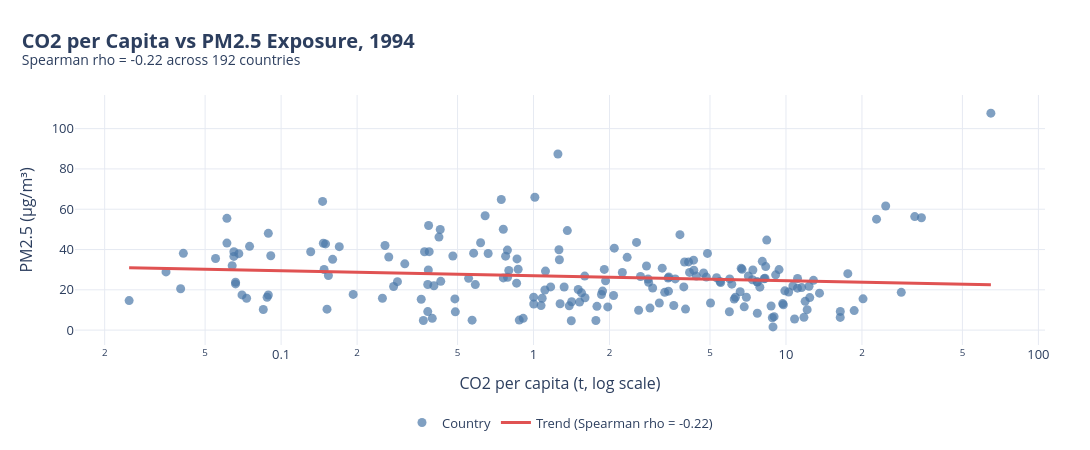

This figure's notebook cell:
### Markdown cell above
### Q2. Do countries with higher CO2 per capita have higher PM2.5?

### Code cell
yr = cdf.dropna(subset=[C_PM, C_PC]).groupby(C_YEAR).size().idxmax()
s = cdf[cdf[C_YEAR] == yr].dropna(subset=[C_PM, C_PC])
s = s[s[C_PC] > 0]
rho = s[C_PC].corr(s[C_PM], method="spearman")
m, b = np.polyfit(np.log10(s[C_PC]), s[C_PM], 1)
xs = np.linspace(s[C_PC].min(), s[C_PC].max(), 100)

# ---- graph ----
fig = go.Figure()
fig.add_trace(go.Scatter(x=s[C_PC], y=s[C_PM], mode="markers", name="Country",
                         text=s[C_COUNTRY], marker=dict(size=9, color=BLUE, opacity=0.7)))
fig.add_trace(go.Scatter(x=xs, y=m * np.log10(xs) + b, mode="lines", name=f"Trend (Spearman rho = {rho:.2f})",
                         line=dict(color=RED, width=3)))
style(fig, f"CO2 per Capita vs PM2.5 Exposure, {yr}",
      f"Spearman rho = {rho:.2f} across {len(s)} countries", "CO2 per capita (t, log scale)", "PM2.5 (µg/m³)")
fig.update_xaxes(type="log")
fig.show()

# ---- summary ----
rel = "a weak or negative" if rho < 0.2 else "a moderate positive"
explain = ("High-income, high-CO2 countries often have relatively clean air because of emission controls, while many "
           "low-emitting countries face high PM2.5 from solid-fuel cooking, dust and industry."
           if rho < 0.3 else "Higher-emitting countries tend to also have higher PM2.5.")
summary = f"""
Across {len(s)} countries in {yr}, the rank correlation is {rho:.2f}, i.e. {rel} relationship.
{explain}
CO2 per capita is therefore a poor predictor of local air quality.
""".strip()
print(summary)
save_report(TOPIC, "q2", "Do countries with higher CO2 per capita have higher PM2.5?", fig, summary)

### Figure 1 — Plotly figure (JSON) as saved in the notebook; plotly's stock layout.template omitted (floating-point values rounded to 4 significant figures; data arrays with more than 128 entries replaced by an {"elided": "..."} marker saying what was removed)
{"data": [{"marker": {"color": "#4a78a8", "opacity": 0.7, "size": 9}, "mode": "markers", "name": "Country", "text": {"elided": "192 str values"}, "type": "scatter", "x": {"elided": "192 float values"}, "y": {"elided": "192 float values"}}, {"line": {"color": "#e05252", "width": 3}, "mode": "lines", "name": "Trend (Spearman rho = -0.22)", "type": "scatter", "x": [0.025, 0.6795, 1.334, 1.988, 2.643, 3.297, 3.952, 4.606, 5.261, 5.915, 6.57, 7.224, 7.879, 8.533, 9.188, 9.842, 10.5, 11.15, 11.81, 12.46, 13.11, 13.77, 14.42, 15.08, 15.73, 16.39, 17.04, 17.7, 18.35, 19.01, 19.66, 20.31, 20.97, 21.62, 22.28, 22.93, 23.59, 24.24, 24.9, 25.55, 26.2, 26.86, 27.51, 28.17, 28.82, 29.48, 30.13, 30.79, 31.44, 32.09, 32.75, 33.4, 34.06, 34.71, 35.37, 36.02, 36.68, 37.33, 37.99, 38.64, 39.29, 39.95, 40.6, 41.26, 41.91, 42.57, 43.22, 43.88, 44.53, 45.18, 45.84, 46.49, 47.15, 47.8, 48.46, 49.11, 49.77, 50.42, 51.07, 51.73, 52.38, 53.04, 53.69, 54.35, 55.0, 55.66, 56.31, 56.97, 57.62, 58.27, 58.93, 59.58, 60.24, 60.89, 61.55, 62.2, 62.86, 63.51, 64.16, 64.82], "y": [30.93, 27.4, 26.68, 26.25, 25.95, 25.71, 25.51, 25.35, 25.21, 25.08, 24.97, 24.87, 24.78, 24.69, 24.61, 24.54, 24.47, 24.4, 24.34, 24.29, 24.23, 24.18, 24.13, 24.08, 24.04, 23.99, 23.95, 23.91, 23.87, 23.83, 23.8, 23.76, 23.73, 23.7, 23.66, 23.63, 23.6, 23.57, 23.54, 23.52, 23.49, 23.46, 23.44, 23.41, 23.39, 23.36, 23.34, 23.32, 23.3, 23.27, 23.25, 23.23, 23.21, 23.19, 23.17, 23.15, 23.13, 23.11, 23.09, 23.07, 23.06, 23.04, 23.02, 23.0, 22.99, 22.97, 22.95, 22.94, 22.92, 22.91, 22.89, 22.88, 22.86, 22.85, 22.83, 22.82, 22.8, 22.79, 22.78, 22.76, 22.75, 22.74, 22.72, 22.71, 22.7, 22.68, 22.67, 22.66, 22.65, 22.63, 22.62, 22.61, 22.6, 22.59, 22.58, 22.56, 22.55, 22.54, 22.53, 22.52]}], "layout": {"font": {"color": "#2c3e5e", "size": 13}, "height": 450, "legend": {"orientation": "h", "x": 0.5, "xanchor": "center", "y": -0.25}, "margin": {"b": 95, "l": 75, "r": 45, "t": 95}, "paper_bgcolor": "white", "plot_bgcolor": "white", "title": {"font": {"color": "#2c3e5e", "size": 20}, "text": "<b>CO2 per Capita vs PM2.5 Exposure, 1994</b><br><sup>Spearman rho = -0.22 across 192 countries</sup>", "x": 0.02, "xanchor": "left"}, "width": 1090, "xaxis": {"gridcolor": "#e6eaf2", "title": {"text": "CO2 per capita (t, log scale)"}, "type": "log", "zeroline": false}, "yaxis": {"gridcolor": "#e6eaf2", "title": {"text": "PM2.5 (µg/m³)"}, "zeroline": false}}}
